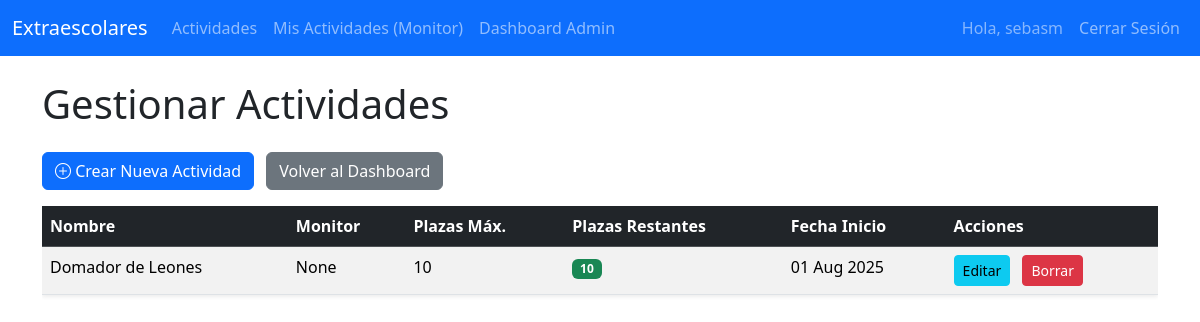
Page /actividades/admin-dashboard/actividades/ (signed in) on the earlier database version.
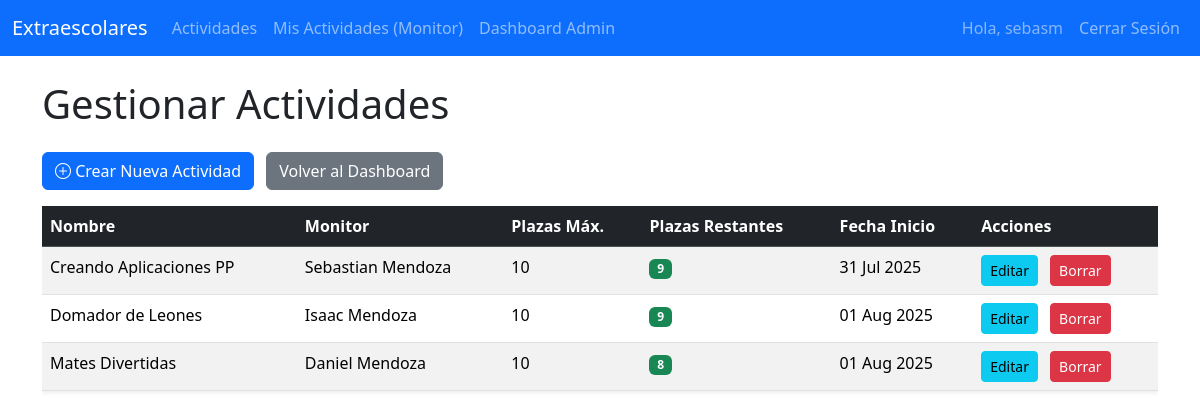
Same page on the later database version.
### actividades/models.py (models this page shows, shortened)
class Actividad(models.Model):
    nombre = models.CharField(max_length=200)
    descripcion = models.TextField()
    monitor = models.ForeignKey(Monitor, on_delete=models.SET_NULL, null=True, blank=True)
    plazas_maximas = models.IntegerField()
    fecha_inicio = models.DateField()
    def plazas_restantes(self):
        inscripciones_actuales = self.inscripcion_set.count()
        return self.plazas_maximas - inscripciones_actuales

class Monitor(models.Model):
    usuario = models.OneToOneField(User, on_delete=models.CASCADE, related_name='monitor_profile')
    nombre_completo = models.CharField(max_length=200)
    correo = models.EmailField(unique=True)
    especialidad = models.CharField(max_length=100, blank=True, null=True)
    def __str__(self):
        return self.nombre_completo

### actividades/views.py (the view)
# urls.py: path('admin-dashboard/actividades/', views.admin_lista_actividades, name='admin_lista_actividades'),
@login_required
@user_passes_test(is_admin, login_url='/login/')
def admin_lista_actividades(request):
    actividades = Actividad.objects.all().order_by('fecha_inicio')
    context = {
        'actividades': actividades
    }
    return render(request, 'actividades/admin_lista_actividades.html', context)

### actividades/views.py (called while the page is built)
def is_admin(user):
    return user.is_authenticated and user.is_staff

### templates/actividades/admin_lista_actividades.html (shortened to what this page needs)
{% extends 'base.html' %}
{% block content %}
<h1 class="mb-4">Gestionar Actividades</h1>
<a href="{% url 'admin_crear_actividad' %}" class="btn btn-primary mb-3">
    <i class="bi bi-plus-circle"></i> Crear Nueva Actividad
</a>
<a href="{% url 'admin_dashboard' %}" class="btn btn-secondary mb-3 ms-2">
    Volver al Dashboard
</a>
{% if actividades %}
    <div class="table-responsive">
        <table class="table table-hover table-striped shadow-sm">
            <thead class="table-dark">
                <tr>
                    <th>Nombre</th>
                    <th>Monitor</th>
                    <th>Plazas Máx.</th>
                    <th>Plazas Restantes</th>
                    <th>Fecha Inicio</th>
                    <th>Acciones</th>
                </tr>
            </thead>
            <tbody>
                {% for actividad in actividades %}
                <tr>
                    <td>{{ actividad.nombre }}</td>
                    <td>{{ actividad.monitor }}</td>
                    <td>{{ actividad.plazas_maximas }}</td>
                    <td><span class="badge {% if actividad.plazas_restantes <= 5 %}bg-warning{% else %}bg-success{% endif %}">{{ actividad.plazas_restantes }}</span></td>
                    <td>{{ actividad.fecha_inicio|date:"d M Y" }}</td>
                    <td>
                        <a href="{% url 'admin_editar_actividad' actividad.id %}" class="btn btn-sm btn-info me-2">Editar</a>
                        <a href="{% url 'admin_borrar_actividad' actividad.id %}" class="btn btn-sm btn-danger">Borrar</a>
                    </td>
                </tr>
                {% endfor %}
            </tbody>
        </table>
    </div>
{% else %}
    <div class="alert alert-info" role="alert">
        No hay actividades para gestionar.
    </div>
{% endif %}
{% endblock %}

Differences in the rows shown:
added Actividad: nombre "Creando Aplicaciones PP", monitor "Sebastian Mendoza", plazas_maximas "10", plazas_restantes "9", fecha_inicio "31 Jul 2025"
changed Actividad "Domador de Leones": monitor "None" → "Isaac Mendoza"; plazas_restantes "10" → "9"
added Actividad: nombre "Mates Divertidas", monitor "Daniel Mendoza", plazas_maximas "10", plazas_restantes "8", fecha_inicio "01 Aug 2025"
